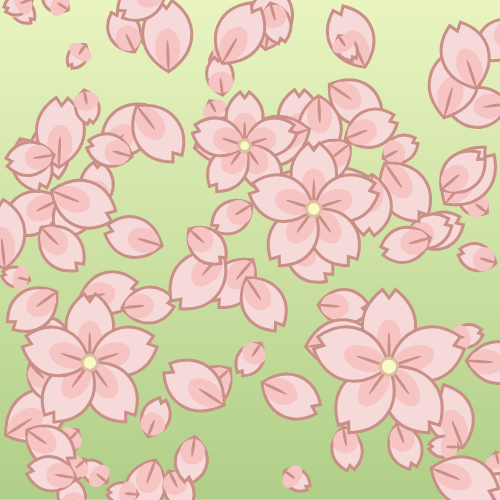
Frame 1 (no input)
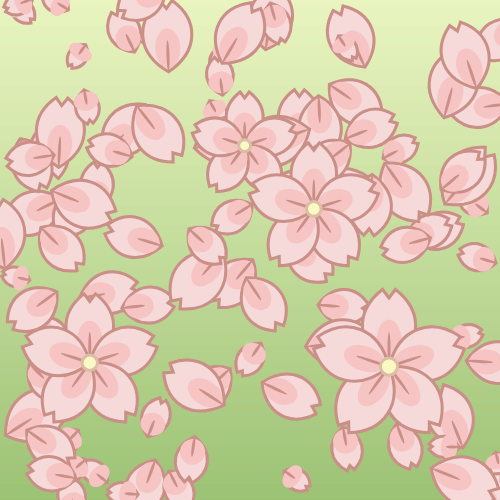
Frame 60 (no input)
Frame 120 (the mouse pressed at the canvas centre since frame 60): identical to frame 60, image omitted

The p5.js sketch that drew these frames (run headless with seeded random() and noise() and a simulated clock; from frame 60 on, the mouse is pressed at the canvas centre):

// p5.js sketch
// ── sketch.js
// Exercise 4: Simple Pattern


let petals = [];
let sakura = [];

const sakura_color = "#F6D9D9",
      sakura_color2 = "#F7C4C4",
        sakura_STcolor = "#CA8F87",
      sakuraCenter_color = "#F9F9C4",
        sakuraCenter_STcolor = "#DBBEA4",
      
      grass_color = "#E9F4C0",
      grass_color2 = "#9CC275";


function setup() {
  createCanvas(500, 500);
  background(grass_color);
  
  for (let i = 0; i < 100; i++) {
    petals.push({
      x: random(width),
      y: random(height),
      size: random(15, 40),
      rotation: random(TWO_PI)
    });
  }
  
  for (let i = 0; i < 4; i++) {
    sakura.push({
      x: random(60, width - 60),
      y: random(60, height - 60),
      size: random(25, 45)
    });
  }
}


function draw() {
  drawBG();
  
  drawPetalS();
  
  for (let s of sakura) {
    drawSakura(s.x, s.y, s.size);
  }
}


function drawBG() {
  for (let y = 0; y < height; y++) {
    let inter = map(y, 0, height, 0, 1);
    
    let BGgradient = lerpColor(grass_color, grass_color2, inter);
    
    stroke(BGgradient);
    line(0, y, width, y);
  }
}

function drawPetal(x, y, size) {
  push();
  translate(x, y);

  fill(sakura_color);
  stroke(sakura_STcolor);
  strokeWeight(3);

    beginShape();

    // Bottom tip
    vertex(0, size);

    // Left side up
    bezierVertex(
      -size * 0.8, size * 0.5,
      -size * 0.8, -size * 0.3,
      -size * 0.15, -size * 0.8
    );

    // Top notch dip
    vertex(0, -size * 0.6);

    // Right top lobe
    vertex(size * 0.15, -size * 0.8);

    // Right side down
    bezierVertex(
      size * 0.8, -size * 0.3,
      size * 0.8, size * 0.5,
      0, size
    );
    endShape(CLOSE);
 
  fill(sakura_color2);
  noStroke();
  ellipse(0, size * 0.40, 25, size);
  
  fill(sakura_STcolor);
  noStroke();
  ellipse(0, size * 0.6, 3, size * 0.8);
  
  pop();
 
}

function drawPetalS() {

  for (let p of petals) {

    push();

    translate(p.x, p.y);
    rotate(p.rotation);

    drawPetal(0, 0, p.size);

    pop();
  }
}


function drawSakura(x, y, size) {
  push(); 
  translate(x,y);
  
    for (let i = 0; i <5; i++) {
      push();

      rotate((TWO_PI/5 * i));

      drawPetal(0, -size, size);
      
      pop();
    }
  
  // sakura center
  stroke(sakuraCenter_STcolor);
  strokeWeight(3)
  fill(sakuraCenter_color);
  ellipse(0, 0, size * 0.4);
  
  
  pop();
}
